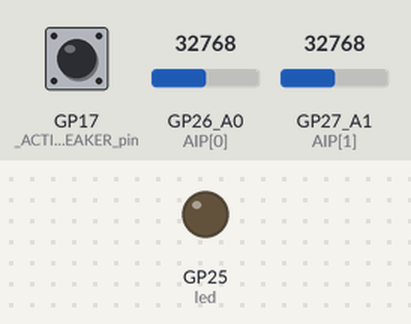
Recording of a program running on a simulated Raspberry Pi Pico running CircuitPython. Shown: output pins drawn as LEDs (lit = HIGH). Inputs (shaded band) come from the test bench; at power-on: GP26_A0 (AIP[0]) = 32768, GP17 (_ACTION_BREAKER_pin) HIGH, GP27_A1 (AIP[1]) = 32768 (analog values on the 0–65535 scale). What the program prints to the serial console is not drawn.

Above: at 1.2 s.
1.3 s: GP26_A0 (AIP[0]) set to 45874
Timing chart, 0 to 4.3 s (numbered marks = the images above; inputs shaded):
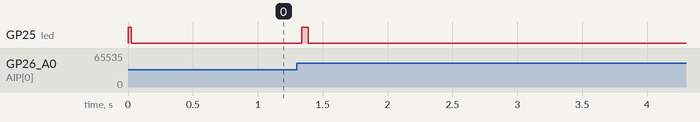

The program:

code.py
```python
import board

import digitalio
import analogio

from time import sleep

led = digitalio.DigitalInOut( board.LED )
led.direction = digitalio.Direction.OUTPUT
led.value = False

# ---- SETTINGS ----

# define the analog input pins
AIP = [
  board.GP26_A0,
  board.GP27_A1,
  #board.GP28_A2, # if not used in hardware setup, please disable here
]

# tolerance to change (+/-)
# if more then <value> difference between new and current value,
#  current value will be updated
WOBBLE_THRESHOLD = 4
# if you have a bad hardware setup or small potentiometers,
# you can adjust it here
# BE AWARE, THIS MAY IMPACT THE VOLUME STEP SIZE


# min and max, so that it never can go == 0,
#  because windows will mute the specified audio stream completely
#  you would have to enable it manualy,
#  ... so this is here to prevent that
_OUT_MIN_VALUE = 8
_OUT_MAX_VALUE = 1000

_MIN_VAL = 0
_MAX_VAL = 1024

# convert from 16-bit to 8-bit
def value_convertion(val:int):
  return int(((val+1)/(65535+1))*1024)
# +1 to avoid/midigate zero-division errors

# interval for the loop
_ACTION_INTERVAL_DELAY = 0.050

_ACTION_BREAKER_pin = digitalio.DigitalInOut( board.GP17 )
_ACTION_BREAKER_pin.direction = digitalio.Direction.INPUT
_ACTION_BREAKER_pin.pull = digitalio.Pull.UP

# ---- -------- ----

# internaly used AnalogIn instances for AIP[x]
APIO: list[analogio.AnalogIn] = []

CVAL: list[int] = [] # current values
PVAL: list[int] = [] # previous values


# ---- -------- ----
# variable auto-setup generator

sleep(0.001)
led.value = True

for a in range( 0, len( AIP ) ):
  APIO.append( 0 )
  CVAL.append( 0 )
  PVAL.append( 0 )
  APIO[a] = analogio.AnalogIn( AIP[a] )
  vl = value_convertion( APIO[a].value )
  if vl < _OUT_MIN_VALUE or vl > _OUT_MAX_VALUE:
    if vl < _OUT_MIN_VALUE:
      CVAL[a] = _OUT_MIN_VALUE
    elif vl > _OUT_MAX_VALUE:
      CVAL[a] = _MAX_VAL
  else:
    CVAL[a] = vl

sleep(0.025)
led.value = False


# ---- -------- ----
# ----   MAIN   ----

while _ACTION_BREAKER_pin.value:
  hc = False
  for a in range( 0, len( APIO ) ):
    vl = value_convertion( APIO[a].value )
    if vl-WOBBLE_THRESHOLD > CVAL[a] or vl+WOBBLE_THRESHOLD < CVAL[a]:
      PVAL[a] = CVAL[a]
      if vl < _OUT_MIN_VALUE or vl > _OUT_MAX_VALUE:
        if vl < _OUT_MIN_VALUE:
          CVAL[a] = _OUT_MIN_VALUE
        elif vl > _OUT_MAX_VALUE:
          CVAL[a] = _MAX_VAL
      else:
        CVAL[a] = vl
      if not CVAL[a] == PVAL[a]:
        hc = True
    del vl

  if hc:
    led.value = True

  print((''.join([str(cr)+'|' for cr in CVAL]))[:-1])

  sleep( _ACTION_INTERVAL_DELAY )
  if hc:
    led.value = False


# ---- -------- ----
# ----  DEINIT  ----

led.value = True
for a in range( 0, len( APIO ) ):
  APIO[a].deinit()
led.value = False

for a in range(0,4):
  led.value = True
  sleep(0.100)
  led.value = False
  sleep(0.050)
  led.value = True
  sleep(0.250)
  led.value = False
  sleep(0.150)
```

Measured:
- after the input at 1.3 s, GP25 (led): LOW → HIGH at once, → LOW 0.05 s later
